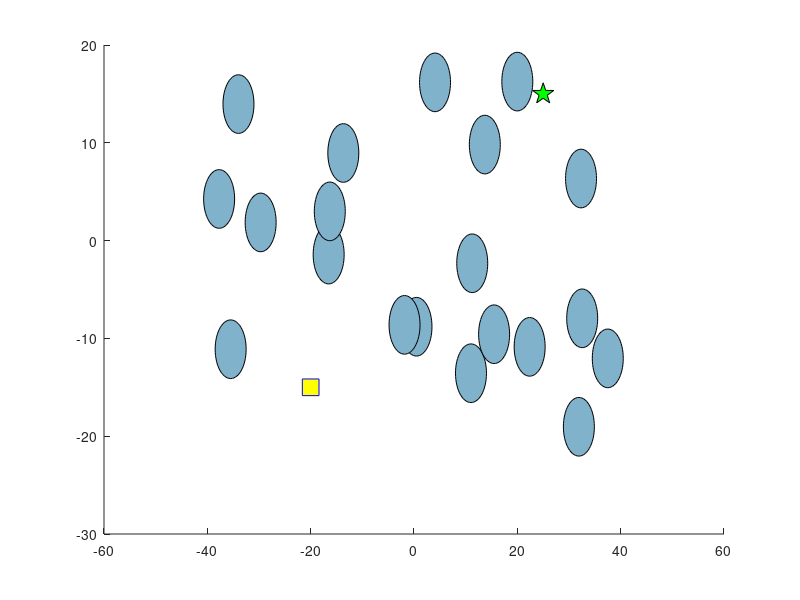

This figure's MATLAB source: (Note: this script raises an error after producing the figure.)
clear all
figure

global RRT_ans;
global Gau_ans;
RRT_time=[];
RRT_ftimes=0;
RRT_f=0;
num_ob=20;
xlim=[-40,40];
ylim=[-20,20];
start=[-20,-15]; %[-20,15];  
goal=[25,15];%[25,15];
ob_size=[3,3];
M=3;
%% 初始化
obs=[15,10,1;
     5,5,1.5;
    10,5,1.3;
    10,10,2;
    15,0,2;
    5,0,1.5;
    20,-5,1.5;
    15,-10,2;
    10,-5,2];
xx=[];yy=[];
x1 = [10 -7.171 -15.3171];
y1 = [10 2.20 -11.79730];

x=-13:0.25:10;
y=spline(x1,y1,x);
% plot(x,y,'linewidth',1.5);
x1=[x1,zeros(1,M-length(x1))];
y1=[y1,zeros(1,M-length(y1))];
xx=[xx;x1];
yy=[yy;y1];


hold on
% x2=[15,4.791,-3.86];
% y2=[10,6.62,0.01];
% x=-13:0.25:15;
% y=spline(x2,y2,x);
% % plot(x,y,'linewidth',1.5);
% x2=[x2,zeros(1,M-length(x2))];
% y2=[y2,zeros(1,M-length(y2))];
% xx=[xx;x2];
% yy=[yy;y2];
% 
% 
% hold on
% x3=[5,-4.791,-9.463];
% y3=[5,-2.62,-8.4882];
% x=-13:0.25:5;
% y=spline(x3,y3,x);
% % plot(x,y,'linewidth',1.5);
% x3=[x3,zeros(1,M-length(x3))];
% y3=[y3,zeros(1,M-length(y3))];
% xx=[xx;x3];
% yy=[yy;y3];
% 
% hold on
% x4=[10,2.88,-6.4];
% y4=[5,-4.67,-13.361];
% x=-13:0.25:10;
% y=spline(x4,y4,x);
% % plot(x,y,'linewidth',1.5);
% x4=[x4,zeros(1,M-length(x4))];
% y4=[y4,zeros(1,M-length(y4))];
% xx=[xx;x4];
% yy=[yy;y4];
% 
% 
% hold on
% x5=[5,-4.332,-8.84];
% y5=[0,-5.0, -6.8];
% x=-13:0.25:5;
% y=spline(x5,y5,x);
% % plot(x,y,'linewidth',1.5);
% x5=[x5,zeros(1,M-length(x5))];
% y5=[y5,zeros(1,M-length(y5))];
% xx=[xx;x5];
% yy=[yy;y5];
% 
% hold on
% x6=[15,3.52,-7.299];
% y6=[0,-4.16,-9.76];
% x=-13:0.25:15;
% y=spline(x6,y6,x);
% % plot(x,y,'linewidth',1.5);
% x6=[x6,zeros(1,M-length(x6))];
% y6=[y6,zeros(1,M-length(y6))];
% xx=[xx;x6];
% yy=[yy;y6];
% 
% hold on
% x7=[10,0,-10.6];
% y7=[-5,-10.16,-7.979];
% x=-13:0.25:10;
% y=spline(x7,y7,x);
% % plot(x,y,'linewidth',1.5);
% x7=[x7,zeros(1,M-length(x7))];
% y7=[y7,zeros(1,M-length(y7))];
% xx=[xx;x7];
% yy=[yy;y7];
% 
% hold on
% x8=[15,1.73697,-11.2];
% y8=[-10,-14.7245,-11.8];
% x=-13:0.25:15;
% y=spline(x8,y8,x);
% % plot(x,y,'linewidth',1.5);
% x8=[x8,zeros(1,M-length(x8))];
% y8=[y8,zeros(1,M-length(y8))];
% xx=[xx;x8];
% yy=[yy;y8];
% 
% hold on
% x9=[20,6.06,-11.7];
% y9=[-5,-11.41,-10.78];
% x=-13:0.25:20;
% y=spline(x9,y9,x);
% % plot(x,y,'linewidth',1.5);
% x9=[x9,zeros(1,M-length(x9))];
% y9=[y9,zeros(1,M-length(y9))];
% xx=[xx;x9];
% yy=[yy;y9];

for i=1:10
    
end
for i=1:num_ob
    while true
        tmp_x = rand*(xlim(2)-xlim(1))+xlim(1);
        tmp_y = rand*(ylim(2)-ylim(1))+ylim(1);
        tmp_s = rand*(ob_size(2)-ob_size(1))+ob_size(1);
        if sqrt( (tmp_x-start(1,1) )^2+ ( tmp_y-start(1,2) )^2) <= 4
            continue;
        elseif sqrt( (tmp_x-goal(1,1))^2 + (tmp_y-goal(1,2))^2 ) <= 4
            continue;
        else
            obs(i,1) = tmp_x;
            obs(i,2) = tmp_y;
            obs(i,3) = tmp_s;
            rectangle('Position',[obs(i,1)-obs(i,3) obs(i,2)-obs(i,3) obs(i,3)*2 obs(i,3)*2],'Curvature',[1 1],'FaceColor',[0.5 0.7 0.8]);%[36/255,41/255,47/255]);

            break;
        end
     end
end


% hold on %画图前加hold on
% % % RRTstar初始化参数
% param.threshold = 1;
% param.maxNodes = 50;      % 迭代次数
% param.step_size = 2;       % 机器人每次行进步数
% param.neighbourhood = 2;   % 寻找子节点的距离
% param.random_seed = randi(101,1)-1;


hold on
% for j=1:size(xx,2)
%     hold on
    plot(start(1),start(2),'bs','MarkerSize',12,'MarkerFaceColor','y');
    plot(goal(1),goal(2),'kp','MarkerSize',16,'MarkerFaceColor','g');
%     for i=1:size(obs,1)
%           obs(i,1)=xx(i,j);
%           obs(i,2)=yy(i,j);
%           rectangle('Position',[obs(i,1)-obs(i,3) obs(i,2)-obs(i,3) obs(i,3)*2 obs(i,3)*2],'Curvature',[1 1],'FaceColor',[0.5 0.7 0.8]);%[36/255,41/255,47/255]);
%     end
%     hold on
% 
param.threshold = 1;
param.maxNodes = 1200;      % 迭代次数
param.step_size = 2;       % 机器人每次行进步数
param.neighbourhood = 2;   % 寻找子节点的距离
param.random_seed = randi(101,1)-1;
param.obstacles=obs;
RRT_path = PlanPathRRTstar(param,start',goal',RRT_ftimes)
hold on
pso(start,goal,obs);
set(gca,'XLim',[-23,33]);
set(gca,'Ylim',[-20,20]);
legend('start','goal','RRT*','PSO');

%     break;
% end




% hold on 
% grid on
% RRT_f=RRT_f+faile;
% figure(2)
% for i=1:size(obs,1)
%      rectangle('Position',[obs(i,1)-obs(i,3) obs(i,2)-obs(i,3) obs(i,3)*2 obs(i,3)*2],'Curvature',[1 1],'FaceColor',[0.5 0.7 0.8]);%[36/255,41/255,47/255]);
% end
% axis equal
% grid on
% hold on
% plot(start(1),start(2),'bs','MarkerSize',12,'MarkerFaceColor','y');
% plot(goal(1),goal(2),'kp','MarkerSize',16,'MarkerFaceColor','g');
% 
% hold on
%legend('start','goal','original path','optimized path');
%legend('start','goal','RRT*','Gaussian')


% figure(3)
% axis equal
% grid on
% hold on 
% plot(start(1),start(2),'bs','MarkerSize',12,'MarkerFaceColor','y');
% plot(goal(1),goal(2),'kp','MarkerSize',16,'MarkerFaceColor','g');
% % 

    function circle(x,y,r,c)
        ang=0:0.01:2*pi; 
        xp=r*cos(ang);
        yp=r*sin(ang);
        plot(x+xp,y+yp, c);
    end